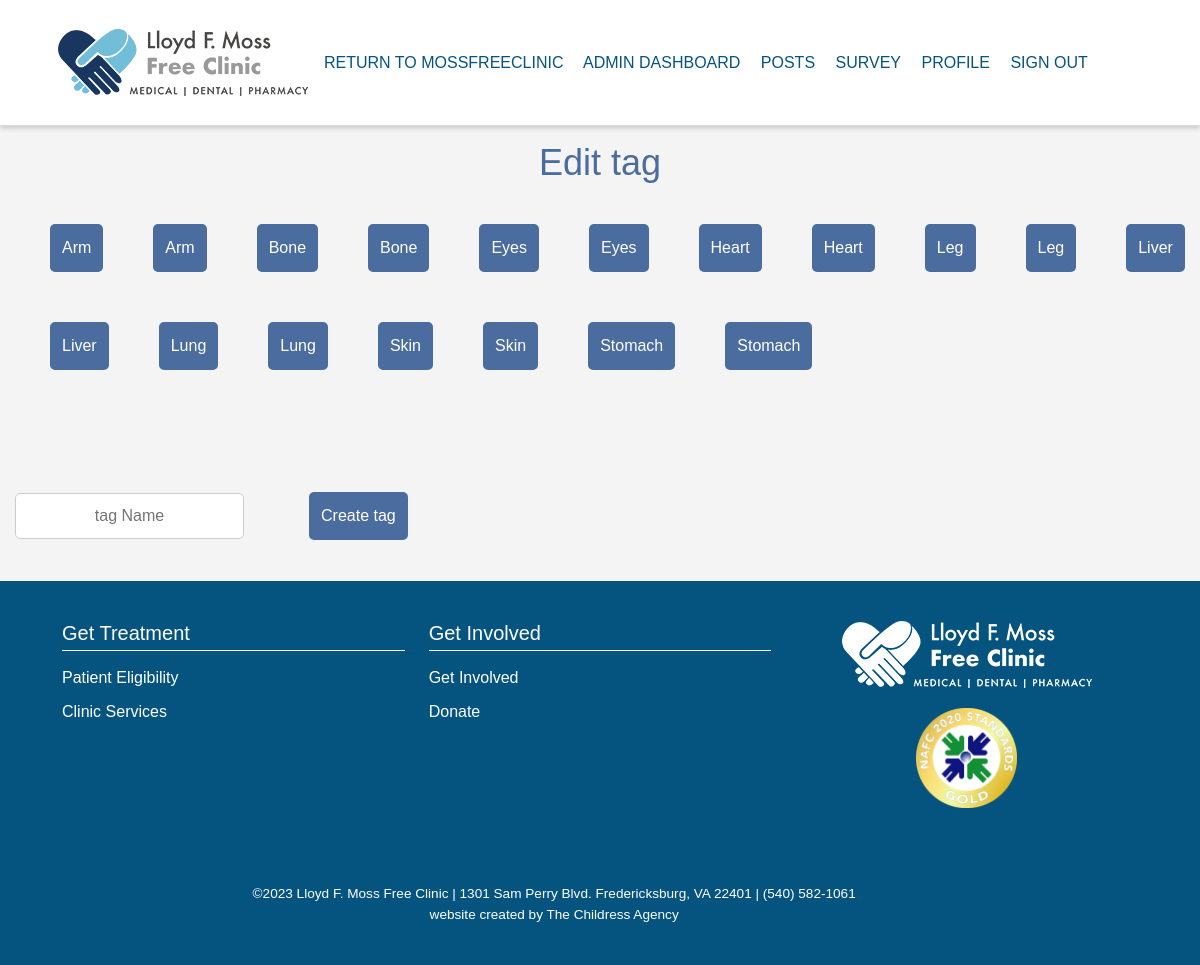
/views/editTags.php (signed in), run on the app's committed database.
### tables this page shows
CREATE TABLE `tagdb` (
  `tag_id` int(11) NOT NULL,
  `tag_name` varchar(50) DEFAULT NULL
);

### classes/session-manager.classes.php (called while the page is built, shortened)
<?php
class SessionManager
{
    public function isLoggedIn() {
        if (isset($_SESSION['user_id']) && $_SESSION['user_id'] != '') {
            return true;
        } else {
            return false;
        }
    }
}

### views/editTags.php (the view, shortened to what this page needs)
<?php
    include('layouts/header.php');
    include('layouts/navbar.php');
?>
<!DOCTYPE html>
<html>
    <head>
    <link rel="stylesheet" href="styles.css" type="text/css" />
    <link rel="stylesheet" href="../css/editor.css" type="text/css" />
    </head>
    <h1>Edit tag</h1>
    <?php
    $servername = "localhost";
    $username = "homebasedb";
    $password = "homebasedb";
    $db = "homebasedb";
    $connection = mysqli_connect($servername, $username, $password, $db);
    if(isset($_POST['edittag'])){
        $emList = array();
        if (strcmp(substr($_POST['edittag'], -1), 'E') == 0){
            $_POST['edittag'] = substr($_POST['edittag'], 0, -1);
        }
            echo "<form method=post><button name='return' type='submit'>Go back to list</button></form><br><br>";
        if(isset($_POST['tagName']) and strlen($_POST['tagName']) > 0){
            $sql = "update tagdb set tag_name ='" . $_POST['tagName'] . "' where tag_id =" . $_POST['edittag'];
            $results = mysqli_query($connection, $sql);
        }
        $sql = "SELECT * FROM tagdb where tag_id =" . $_POST['edittag'];
        $results = mysqli_query($connection, $sql);
        if (mysqli_num_rows($results) > 0) {
            echo "<form method=post>";
            while ($row = mysqli_fetch_assoc($results)){
                echo "<input type='text' name='tagName' placeholder='" . $row['tag_name'] . "'>";
            }
            echo "<button type='submit' name='edittag' value=" . $_POST['edittag'] . ">Change Name</button>";
            echo "</form>";
        } else {
            exit();
        }
        $sql = "SELECT * FROM em_tagdb where tag_id =" . $_POST['edittag'];
        $results = mysqli_query($connection, $sql);
        if (mysqli_num_rows($results) > 0) {
            echo "<form method=post>";
            while ($row = mysqli_fetch_assoc($results)){
                array_push($emList, $row['post_id']);
                $sql = "SELECT * FROM em_posts where post_id = ". $row['post_id'];
                $result = mysqli_query($connection, $sql);
                if (mysqli_num_rows($result) > 0) {
                    while ($rows = mysqli_fetch_assoc($result)){
                        echo "<table><tr><th class='title'><input type='checkbox' name='em" . $rows['post_id'] . "'>Title</th><th class='udate'>Upload date</th></tr>";
                        echo "<tr><td class='title'>" . $rows['post_title'] . "</td><td class='udate'>" . $rows['post_date'] . "</td></tr>";
                        echo "</table>";
                    }
                }
            }
            echo "<br></br><button type='submit' name=edittag value='". $_POST['edittag'] . "D'>Delete tag from checked Educational Material</button>";
            echo "</form>";
        }
            echo "<br></br><form method=post>";
                $sql = "SELECT * FROM em_posts where post_id not in (";
                $boo = False;
                foreach($emList as $em){
                    $sql = $sql . $em . ", ";
                    $boo = True;
                }
                if ($boo){
                    $sql = substr($sql, 0, strlen($sql)-2);
                    $sql = $sql . ")";
                }
                else{
                    $sql = "SELECT * FROM em_posts";
                }
                $result = mysqli_query($connection, $sql);
                if (mysqli_num_rows($result) > 0) {
                    while ($rows = mysqli_fetch_assoc($result)){
                        echo "<table><tr><th class='title'><input type='checkbox' name='aem" . $rows['post_id'] . "'>Title</th><th class='udate'>Upload date</th></tr>";
                        echo "<tr><td class='title'>" . $rows['post_title'] . "</td><td class='udate'>" . $rows['post_date'] . "</td></tr>";
                        echo "</table>";
                    }
            echo "<br></br><button type='submit' name=edittag value='". $_POST['edittag'] . "A'>Add tag to checked Educational Material</button>";
            echo "</form>";
        }
        echo "<form method=post><br></br><button type='submit' name=edittag value='". $_POST['edittag'] . "EE'>Delete tag</button><br></br>";
        echo "</form>";
        mysqli_close($connection);
    } else {
        $sql = "SELECT * FROM tagdb ORDER BY tag_name";
        $results = mysqli_query($connection, $sql);
        if (mysqli_num_rows($results) > 0) {
            echo "<form method=post>";
            while ($row = mysqli_fetch_assoc($results)){
                echo "<button type='submit' name='edittag' value=". $row['tag_id'] .">" . $row['tag_name'] . "</button>";
            }
            echo "<br></br><br></br><input name='newtag' type='text' placeholder='tag Name'>";
            echo "<button type='submit' name='edittag' value='C'>Create tag</button>";
            echo "</form>";
        } else {
            echo "<form>";
            echo "<br></br><br></br><input name='newtag'type='text' placeholder='tag Name'>";
            echo "<button type='submit' name='edittag' value='C'>Create tag</button>";
            echo "</form>";
        mysqli_close($connection);
    }
}
include('layouts/footer.php');
?>
</html>

### views/layouts/header.php (shortened to what this page needs)
<link href="https://cdn.jsdelivr.net/npm/bootstrap@5.3.2/dist/css/bootstrap.min.css" rel="stylesheet">
<link rel="stylesheet" href="../css/styles.css">

### views/layouts/navbar.php (shortened to what this page needs)
<?php
if (file_exists('../classes/session-manager.classes.php')){
    include_once '../classes/session-manager.classes.php';
}
else if (file_exists('classes/session-manager.classes.php')){
    include_once 'classes/session-manager.classes.php';
}
$sessionManager = new SessionManager();
$sessionManager->startSession();
$loggedIn = $sessionManager->isLoggedIn();
if (file_exists('../classes/session-manager.classes.php')):
?>
<header class="nav-bar">
    <div class="container">
        <nav class="navbar navbar-expand-lg navbar-light">
            <div class="container-fluid">
                <a class="navbar-brand" href="https://mossfreeclinic.org">
                    <img src="../img/logo.png" alt="Clinic logo">
                </a>
                <div class="navbar-links">
                    <a href="https://mossfreeclinic.org/">Return to MossFreeClinic</a>
                    <?php if ($loggedIn): ?>
                        <a href="dashboard.php">Admin Dashboard</a>
                        <a href="posts.php">Posts</a>
                        <a href="survey.php">Survey</a>
                        <a href="user-editor.php">Profile</a>
                        <a href="../includes/logout.inc.php">Sign out</a>
                    <?php else: ?>
                        <a href="search_posts.php">Posts</a>
                        <a href="take-survey.php">Survey</a>
                        <a href="login.php">Sign in</a>
                    <?php endif; ?>
                </div>
            </div>
        </nav>
    </div>
</header>
<?php endif;?>

### views/layouts/footer.php (shortened to what this page needs)
<footer class="footer-background justify-content-center">
    <div class="container col-md-11">
        <div class="row">
            <div class="col-md">
                <h5 class="footer-heading">Get Treatment</h5>
                <a href="#" class="footer-link">Patient Eligibility</a>
                <a href="#" class="footer-link">Clinic Services</a>
            </div>
            <div class="col-md">
                <h5 class="footer-heading">Get Involved</h5>
                <a href="#" class="footer-link">Get Involved</a>
                <a href="#" class="footer-link">Donate</a>
            </div>
            <div class="col-md text-center footer-logo">
                <img src="../img/logo-white.png" alt="Clinic Logo">
                <div>
                    <img src="../img/reward.png" alt="NAFC 2020 Standards Gold" class="footer-badge">
                </div>
            </div>
        </div>
        <div class="row footer-address">
            <div class="col-md-11 text-center">
                ©2023 Lloyd F. Moss Free Clinic | 1301 Sam Perry Blvd. Fredericksburg, VA 22401 | (540) 582-1061
                <br>
                website created by The Childress Agency
            </div>
        </div>
    </div>
</footer>

### css/styles.css (style rules this page uses)
html, body { height: 100%; margin: 0; }
.nav-bar { position: sticky; top: 0; z-index: 1000; background-color: #fff; box-shadow: 0 2px 5px rgba(0, 0, 0, 0.2); }
.nav-bar .container { display: flex; justify-content: space-between; align-items: center; padding: 0.5rem 1rem; }
.nav-bar a { margin-right: 1rem; text-decoration: none; color: #05547f; text-transform: uppercase; }
header { border-bottom: 1px solid #ddd; }
.navbar-brand { font-weight: bold; }
.navbar { padding: 1rem 0; }
footer { color: #fff; }
.footer-heading { color: #fff; margin-bottom: 15px; border-bottom: 1px solid #fff; padding-bottom: 5px; }
.footer-background { background-color: #05547f; color: white; padding: 40px 0; }
.footer-link { color: white; text-decoration: none; margin-bottom: 10px; display: block; }
.footer-logo { margin-bottom: 20px; }
.footer-logo img { max-height: 100px; }
.footer-address { margin-top: 20px; font-size: 0.85em; }
.footer-badge { max-width: 150px; margin: 20px 0; }
.text-center { text-align: center; }

### css/editor.css (style rules this page uses)
h1 { margin-top: 15px; margin-bottom: 15px; color: #4b6c9e; font-size: 36px; text-align: center; }
input[type="text"] { width: auto; padding: 10px; margin-bottom: 15px; margin-right: 15px; margin-left: 15px; box-sizing: border-box; border: 1px solid #ccc; border-radius: 5px; text-align: center; }
form { margin-left: auto; margin-right: auto; }
button { display: inline-block; padding: 10px; border: 2px solid #4b6c9e; border-radius: 5px; background-color: #4b6c9e; color: #fff; cursor: pointer; margin-left: 50px; margin-top: 25px; margin-bottom: 25px; text-align: center; }

### data on the page
tagdb: $row['tag_id'] 12 (drawn), tag_name "Arm"
tagdb: $row['tag_id'] 3 (drawn), tag_name "Arm"
tagdb: $row['tag_id'] 1 (drawn), tag_name "Bone"
tagdb: $row['tag_id'] 10 (drawn), tag_name "Bone"
tagdb: $row['tag_id'] 18 (drawn), tag_name "Eyes"
tagdb: $row['tag_id'] 9 (drawn), tag_name "Eyes"
tagdb: $row['tag_id'] 13 (drawn), tag_name "Heart"
tagdb: $row['tag_id'] 4 (drawn), tag_name "Heart"
tagdb: $row['tag_id'] 2 (drawn), tag_name "Leg"
tagdb: $row['tag_id'] 11 (drawn), tag_name "Leg"
tagdb: $row['tag_id'] 7 (drawn), tag_name "Liver"
tagdb: $row['tag_id'] 16 (drawn), tag_name "Liver"
tagdb: $row['tag_id'] 14 (drawn), tag_name "Lung"
tagdb: $row['tag_id'] 5 (drawn), tag_name "Lung"
tagdb: $row['tag_id'] 8 (drawn), tag_name "Skin"
tagdb: $row['tag_id'] 17 (drawn), tag_name "Skin"
tagdb: $row['tag_id'] 6 (drawn), tag_name "Stomach"
tagdb: $row['tag_id'] 15 (drawn), tag_name "Stomach"
